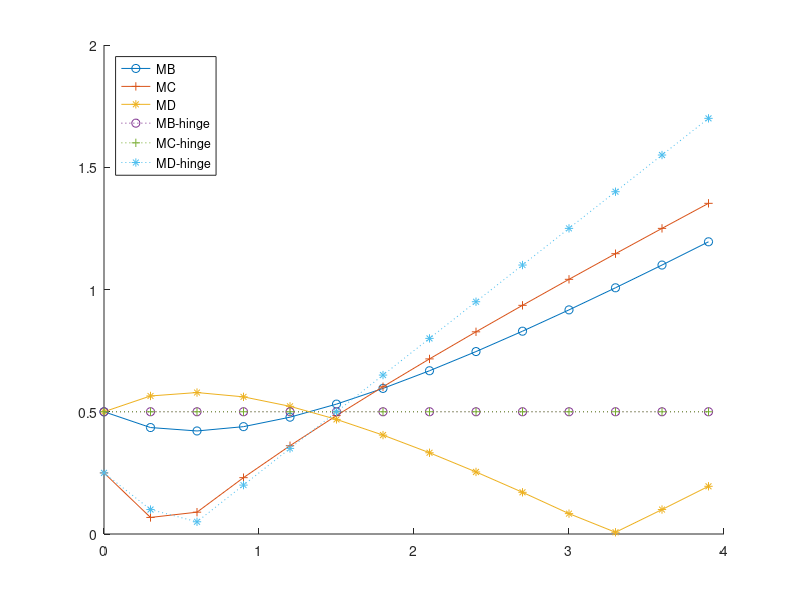

Here is the MATLAB script that generated this plot:
clc; clear; close all;


alpha_ = 0 : 0.3 : 4;
beta_ = 0.5;
alphaLength = length(alpha_);

xi = (1 + alpha_ .^ 2 * beta_) ./ (3 + 2 * alpha_);

Mc = abs(-3 / 2 * xi);
Mb = abs(alpha_ * beta_ - 3 / 4 * xi);
Md = abs(1  - 3 / 2 * xi);

McHinge = 1 / 2 * ones(1, alphaLength);
MdHinge = 1 / 2 * ones(1, alphaLength);
MbHinge = abs(alpha_ * beta_ - 1 / 4);

figure;
hold on;
plot(alpha_, Mc, '-o');
plot(alpha_, Mb, '-+');
plot(alpha_, Md, '-*');
plot(alpha_, McHinge, ':o');
plot(alpha_, MdHinge, ':+');
plot(alpha_, MbHinge, ':*');
legend('MB','MC','MD','MB-hinge','MC-hinge','MD-hinge','Location','northwest');title('');
xlabel('');
ylabel('');
